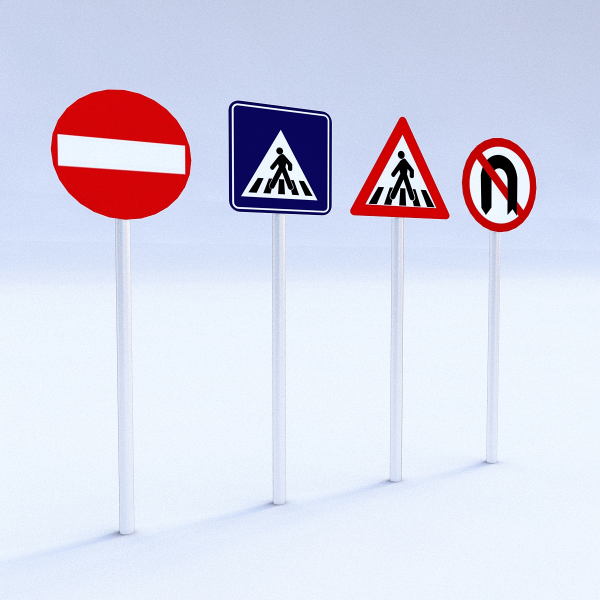
#> input picture input/predict/01.jpg, 1200 x 1200 px (shown at 1/2 size)
$ jupyter execute --allow-errors source.ipynb
#> lines starting #> are read from the running program, lines starting #| are printed output that depends on the picture; after the words box and inside, x2 and y2 are one past the last pixel; in counts of white or black regions, pixels touching at a corner belong together
# IMPORT LIBRARIES

[cell 1]
# Libraries for Keras
from keras.models import load_model

# Another
import os
import numpy as np
import cv2
import pandas as pd
from skimage import feature as ft
from sklearn.externals import joblib
from PIL import Image
import matplotlib.pyplot as plt

# FUNCTION

## localization

[cell 2]
# Use OpenCV to find Contours. Base on Contours we define is there any traffic signs in the image.
def preprocess_img(imgBGR, erode_dilate=True):
    """Preprocess the image for contour detection.
    Args:
        imgBGR: source image.
        erode_dilate: erode and dilate or not.
    Return:
        img_bin: a binary image (blue and red).
    """
    rows, cols, _ = imgBGR.shape
    imgHSV = cv2.cvtColor(imgBGR, cv2.COLOR_BGR2HSV)

    Bmin = np.array([100, 43, 46])
    Bmax = np.array([124, 255, 255])
    img_Bbin = cv2.inRange(imgHSV,Bmin, Bmax)

    Rmin1 = np.array([0, 43, 46])
    Rmax1 = np.array([10, 255, 255])
    img_Rbin1 = cv2.inRange(imgHSV,Rmin1, Rmax1)

    Rmin2 = np.array([156, 43, 46])
    Rmax2 = np.array([180, 255, 255])
    img_Rbin2 = cv2.inRange(imgHSV,Rmin2, Rmax2)
    img_Rbin = np.maximum(img_Rbin1, img_Rbin2)
    img_bin = np.maximum(img_Bbin, img_Rbin)

    if erode_dilate is True:
        kernelErosion = np.ones((9,9), np.uint8)
        kernelDilation = np.ones((9,9), np.uint8)
        img_bin = cv2.erode(img_bin, kernelErosion, iterations=2)
        img_bin = cv2.dilate(img_bin, kernelDilation, iterations=2)

    return img_bin


def contour_detect(img_bin, min_area=0, max_area=-1, wh_ratio=2.0):
    """Detect contours in a binary image.
    Args:
        img_bin: a binary image.
        min_area: the minimum area of the contours detected.
            (default: 0)
        max_area: the maximum area of the contours detected.
            (default: -1, no maximum area limitation)
        wh_ratio: the ration between the large edge and short edge.
            (default: 2.0)
    Return:
        rects: a list of rects enclosing the contours. if no contour is detected, rects=[]
    """
    rects = []
    contours, _ = cv2.findContours(img_bin.copy(), cv2.RETR_EXTERNAL, cv2.CHAIN_APPROX_NONE)

    if len(contours) == 0:
        return rects

    max_area = img_bin.shape[0]*img_bin.shape[1] if max_area<0 else max_area
    for contour in contours:
        area = cv2.contourArea(contour)
        if area >= min_area and area <= max_area:
            x, y, w, h = cv2.boundingRect(contour)
            if 1.0*w/h < wh_ratio and 1.0*h/w < wh_ratio:
                rects.append([x,y,w,h])
    return rects

## Recognition

[cell 3]
# Define
## Constant
### Image Size
height = 32
width = 32
### Accepted Accuracy for result of prediction
result_accuracy = 0.8

## Load Model
#> (the rest of this cell did not finish here and is left out)

## Another

[cell 4]
# Define
## Load lable
lable_data=pd.read_csv("./input/signnames.csv")
#> (reads input/signnames.csv from the repository)
lable_value=lable_data['SignName'].values
print("Load lable success")

# Function
def load_name(index):
    """ Return name of the traffic sign's class
    Args:
        index: class id
    Return:
        Name of the traffic sign's class
    """
    if index == -1:
        return "Undentified"
    return lable_value[index]
def draw_rects_on_img(img, rects):
    """ draw rects on an image.
    Args:
        img: an image where the rects are drawn on.
        rects: a list of rects.
    Return:
        img_rects: an image with rects.
    """
    img_copy = img.copy()
    for rect in rects:
        x, y, w, h = rect
        cv2.rectangle(img_copy, (x,y), (x+w,y+h), (0,255,0), 2)
    return img_copy

# MAIN

## Load Predict Image

[cell 5]
img = cv2.imread("./input/predict/01.jpg")
#> img is the input picture: shape (1200, 1200, 3); mean B, G, R 231.7, 214.8, 215.3
plt.imshow(cv2.cvtColor(img, cv2.COLOR_BGR2RGB))
plt.axis("off")
plt.title('Original Image')
plt.show()

## Convert Image to Binary Image

[cell 6]
img_bbx = img.copy()
rows, cols, _ = img.shape
#> rows = 1200; cols = 1200
img_bin = preprocess_img(img,False)
#> in preprocess_img, `imgHSV = cv2.cvtColor(imgBGR, cv2.COLOR_BGR2HSV)`: imgHSV: shape (1200, 1200, 3); mean H, S, V 105.6, 40.7, 240.3
#> in preprocess_img, `img_Bbin = cv2.inRange(imgHSV,Bmin, Bmax)`:
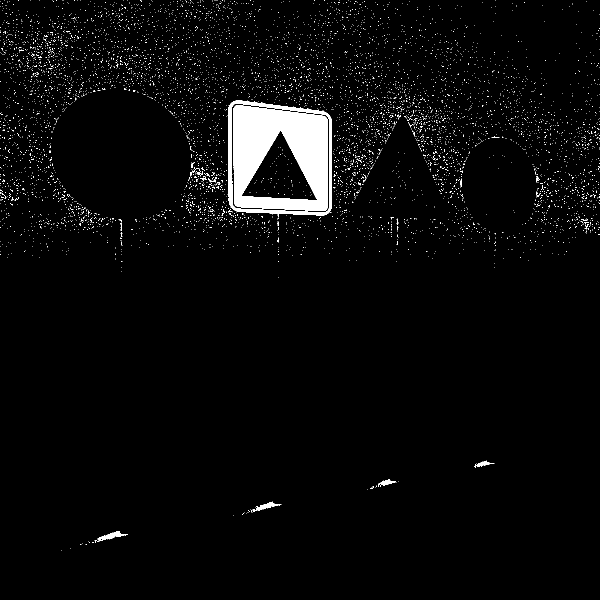
#> img_Bbin: shape (1200, 1200) (shown at 1/2 size); 3.2% white; 6787 white regions (6767 under 20 px), largest, box (x1, y1, x2, y2) and area: (467, 210, 656, 422) 26661, (456, 201, 664, 435) 5149, (189, 1062, 256, 1085) 465
#> in preprocess_img, `img_Rbin1 = cv2.inRange(imgHSV,Rmin1, Rmax1)`:
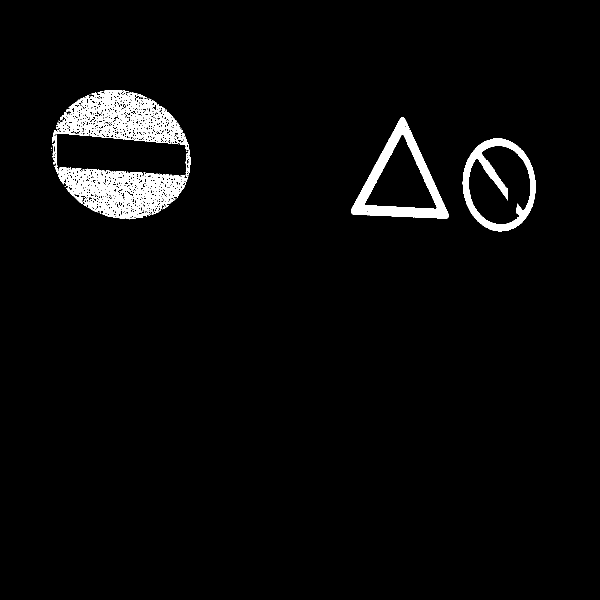
#> img_Rbin1: shape (1200, 1200) (shown at 1/2 size); 3.3% white; 32 white regions (29 under 20 px), largest, box (x1, y1, x2, y2) and area: (105, 180, 382, 439) 29696, (703, 235, 898, 438) 9969, (925, 277, 1072, 464) 7491
#> in preprocess_img, `img_Rbin2 = cv2.inRange(imgHSV,Rmin2, Rmax2)`:
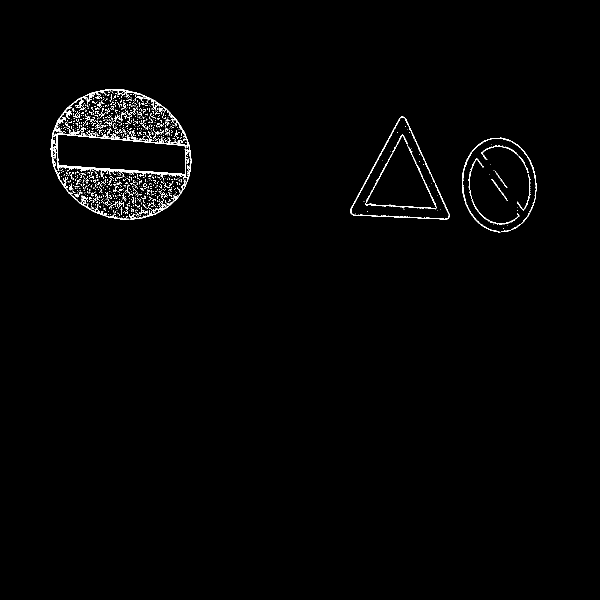
#> img_Rbin2: shape (1200, 1200) (shown at 1/2 size); 1.2% white in thin lines or dots, all inside (x1, y1, x2, y2) = (101, 178, 1073, 465)
#> in preprocess_img, `img_Rbin = np.maximum(img_Rbin1, img_Rbin2)`:
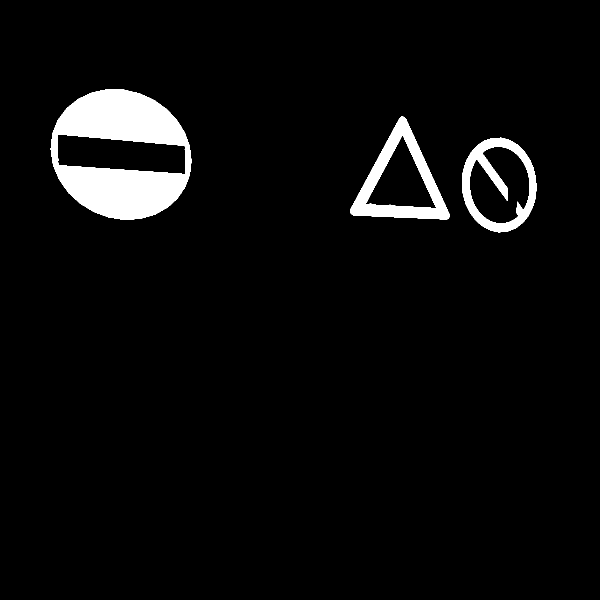
#> img_Rbin: shape (1200, 1200) (shown at 1/2 size); 4.5% white; 5 white regions (2 under 20 px), largest, box (x1, y1, x2, y2) and area: (101, 178, 383, 440) 42408, (700, 233, 900, 439) 12123, (924, 275, 1073, 465) 9599
#> in preprocess_img, `img_bin = np.maximum(img_Bbin, img_Rbin)`:
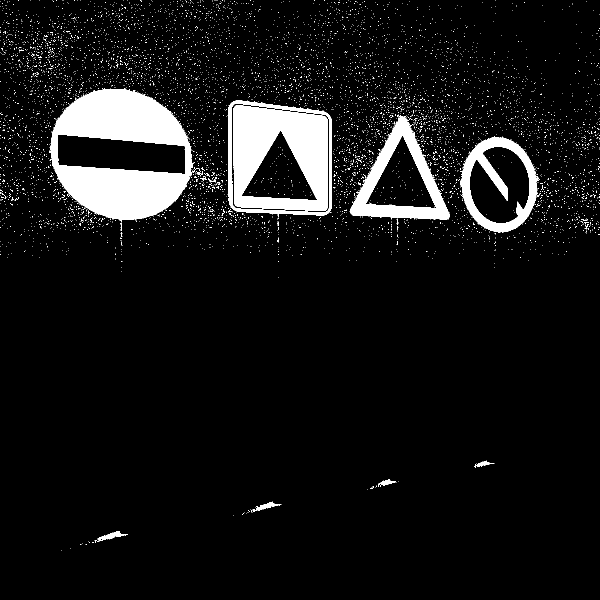
#> img_bin: shape (1200, 1200) (shown at 1/2 size); 7.7% white; 6725 white regions (6703 under 20 px), largest, box (x1, y1, x2, y2) and area: (99, 176, 390, 445) 42586, (467, 210, 656, 422) 26661, (700, 230, 900, 439) 12236
# cv2.imshow("bin image", img_bin)
# cv2.imwrite("bin_image.jpg", img_bin)
plt.imshow(cv2.cvtColor(img_bin, cv2.COLOR_BGR2RGB))
plt.axis("off")
plt.title('Binary Image')
plt.show()

## localize Traffic Sign(Find Contours and draw to Image)

[cell 7]
min_area = img_bin.shape[0]*img.shape[1]/(25*25)
#> min_area = 2304
rects = contour_detect(img_bin, min_area=min_area)
#> in contour_detect, `contours, _ = cv2.findContours(img_bin.copy(), cv2.RETR_EXTERNAL, cv2...`: contours = 6605 contours, 6594 with area under 20; largest, box (x1, y1, x2, y2) and area: (99, 176, 390, 445) 56956, (456, 201, 664, 435) 43937, (923, 275, 1075, 465) 21940, (700, 230, 900, 439) 21850, (189, 1062, 256, 1085) 390
#> the loop in contour_detect, `for contour in contours:` made 6605 passes
#> (area, x, y, w, h) on passes 2333, 3009, 3431, 3877: (21940.5, 923, 275, 152, 190), (21849.5, 700, 230, 200, 209), (43937, 456, 201, 208, 234), (56956, 99, 176, 291, 269)
#> area on passes 10, 21, 26, 28: 389.5, 293.5, 179, 148
#> after the loop in contour_detect, `for contour in contours:`: rects = [[923, 275, 152, 190], [700, 230, 200, 209], [456, 201, 208, 234], [99, 176, 291, 269]]
img_rects = draw_rects_on_img(img, rects)
#> the loop in draw_rects_on_img, `for rect in rects:` made 4 passes
#> after the loop in draw_rects_on_img, `for rect in rects:`:
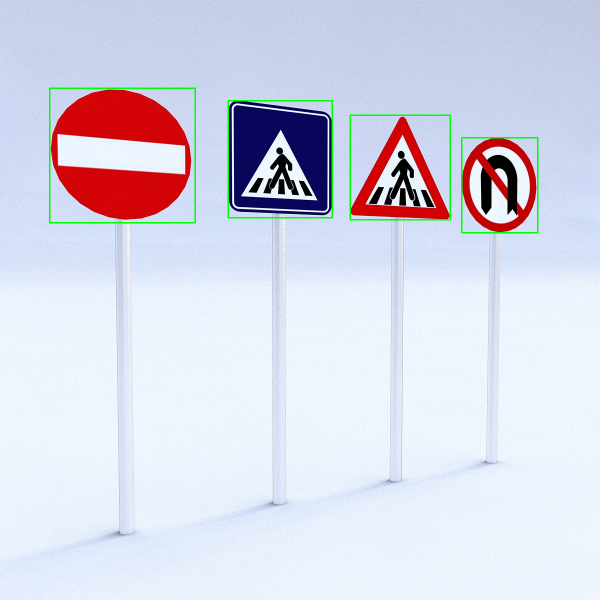
#> img_copy: shape (1200, 1200, 3) (shown at 1/2 size); 0.73% of pixels changed, all inside (x1, y1, x2, y2) = (98, 175, 1077, 467)
# cv2.imshow("image with rects", img_rects)
# cv2.imwrite("image_rects.jpg", img_rects)
plt.imshow(cv2.cvtColor(img_rects, cv2.COLOR_BGR2RGB))
plt.axis("off")
plt.title('Image With Rects')
plt.show()
